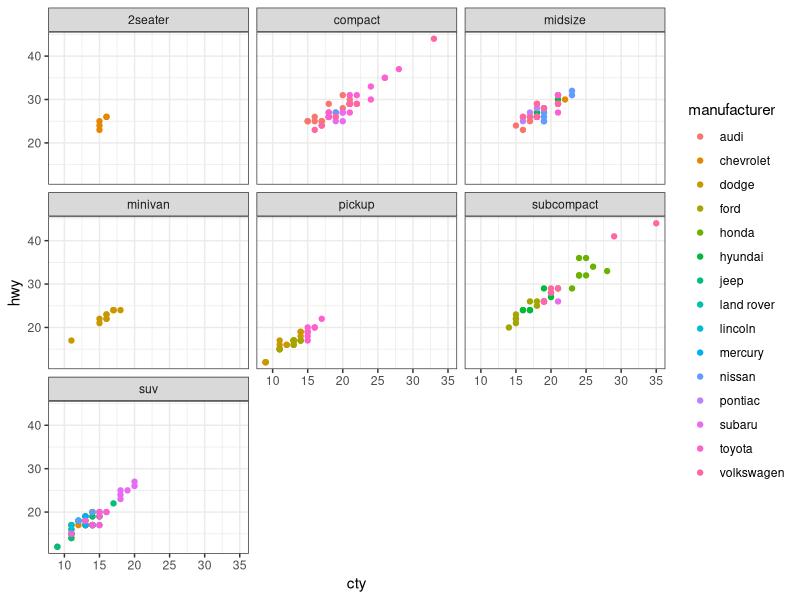
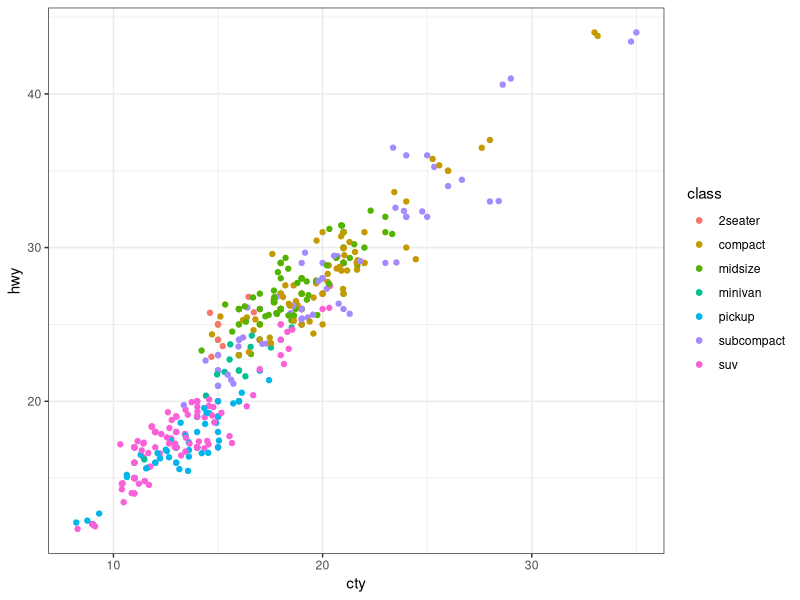
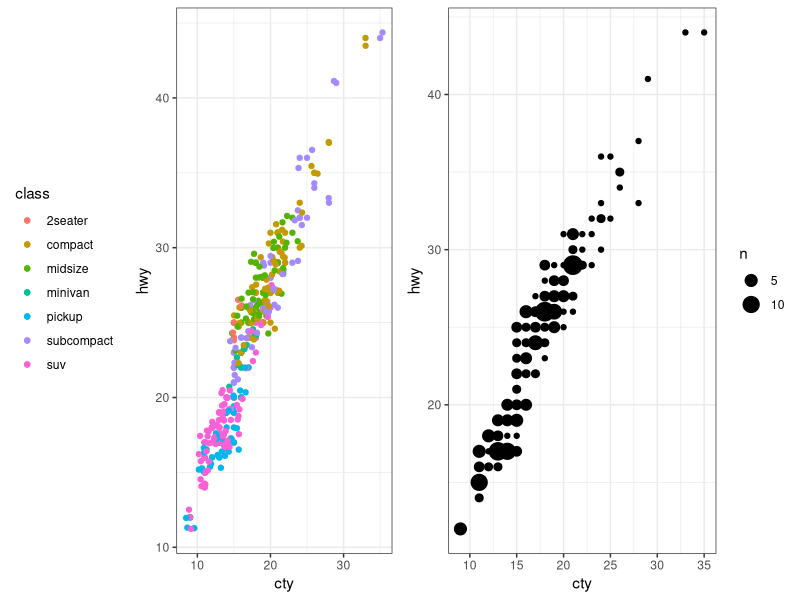
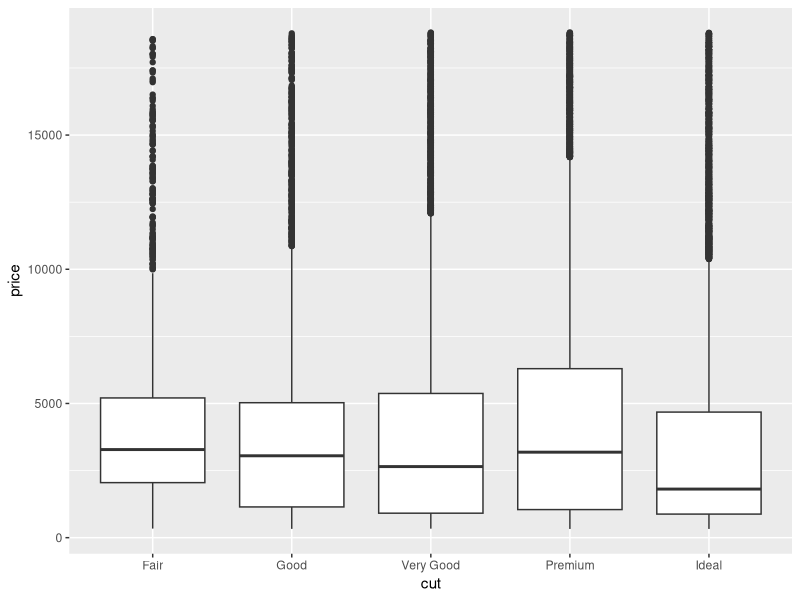
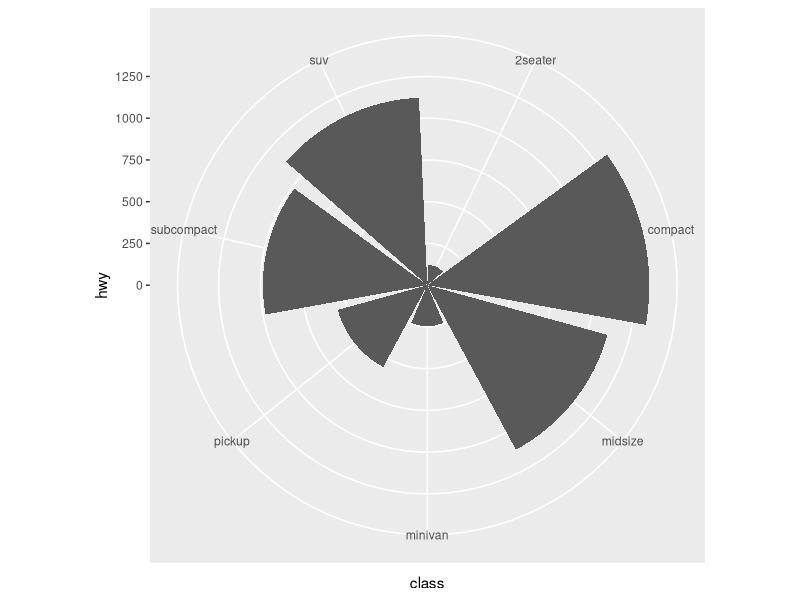
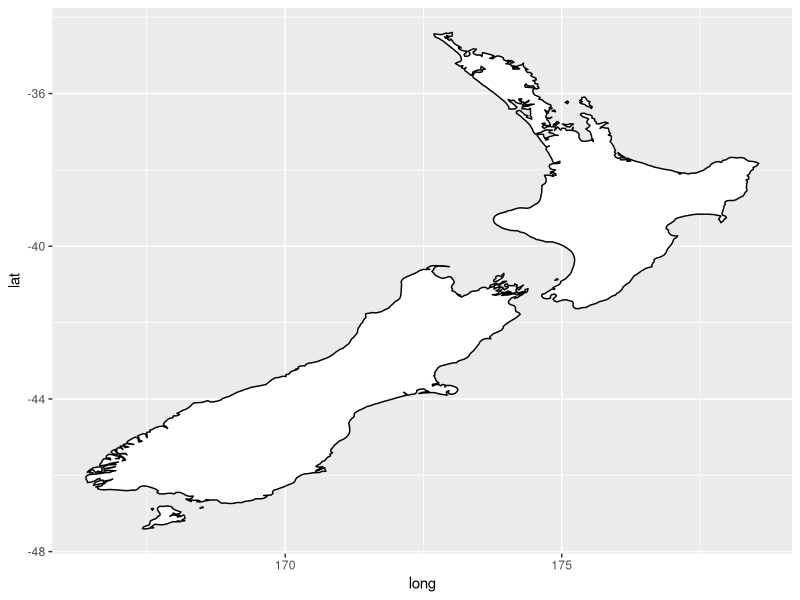
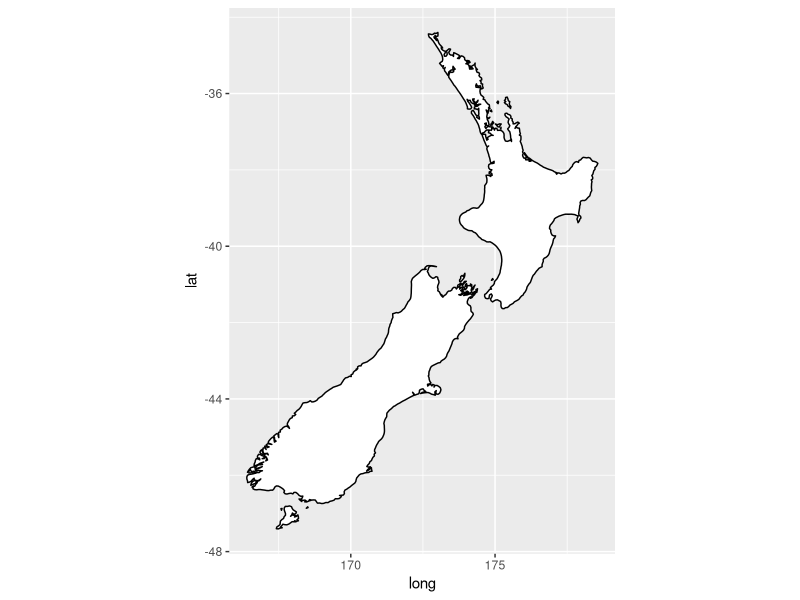

These charts were generated, in order, by the following R code: (Note: this script raises an error after producing the figures.)
## ---- chunk 1
knitr::opts_chunk$set(echo = TRUE)
## ---- chunk 2
library(ggplot2)
## ---- chunk 3
ggplot(data = mpg, 
       mapping = aes(x = cty, y = hwy, col = manufacturer)) + 
  geom_point() +
  facet_wrap(class ~ .) + 
  theme_bw()
## ---- chunk 4
ggplot(data = mpg, 
       mapping = aes(x = cty, y = hwy, col = class)) + 
  geom_point() +
  geom_jitter(width = 0.8, height = 0.8) +
  theme_bw()
## ---- chunk 5
library(gridExtra)
# jitter
p_jitter <- ggplot(data = mpg, 
       mapping = aes(x = cty, y = hwy, col = class)) + 
  geom_point() +
  geom_jitter(width = 0.8, height = 0.8) +
  theme_bw() +
  theme(legend.position = "left")
# count
p_count <- ggplot(data = mpg, 
       mapping = aes(x = cty, y = hwy)) + 
  geom_point() +
  geom_count() +
  theme_bw() + 
  theme(legend.position = "right")
# grid plots
grid.arrange(p_jitter, p_count, nrow = 1)
## ---- chunk 6
ggplot(diamonds, aes(x = cut, y = price)) +
  geom_boxplot(position = "dodge2")
## ---- chunk 7
ggplot(mpg, aes(x = class, y = hwy)) +
  geom_col() +
  coord_polar()
## ---- chunk 8
library(maps)
nz <- map_data("nz")
nzmap <- ggplot(nz, aes(x = long, y = lat, group = group)) +
  geom_polygon(fill = "white", colour = "black")
nzmap
## ---- chunk 9
nzmap + coord_quickmap()
## ---- chunk 10
nzmap + coord_map("azequalarea", orientation = c(-36.92, 174.6, 0))
## ---- chunk 11
ggplot(data = mpg, mapping = aes(x = cty, y = hwy )) + 
  geom_point() + 
  geom_abline() + 
  coord_fixed()
## ---- chunk 12
library(dplyr)
data <- ggplot2::msleep
data %>% 
  select(sleep_rem) %>% 
  arrange(desc(is.na(sleep_rem)))
